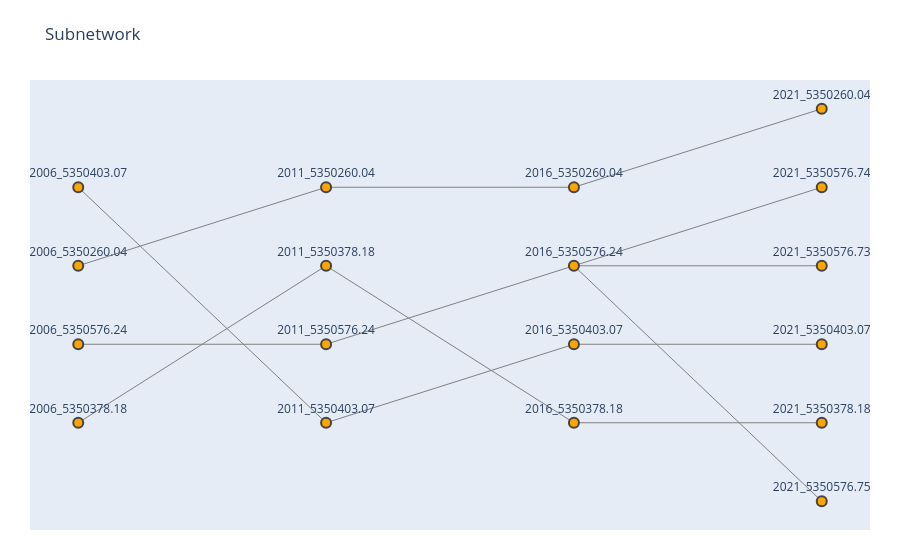

Source (notebook cell):
### Code cell
pc2.plot_subnetwork(network_table, G)

### Figure 1 — Plotly figure (JSON) as saved in the notebook; plotly's stock layout.template omitted (floating-point values rounded to 4 significant figures)
{"data": [{"hoverinfo": "none", "line": {"color": "gray", "width": 1}, "mode": "lines", "type": "scatter", "x": [0.5333, 0.1333, null, 0.1333, -0.2667, null, 0.1333, 0.5333, null, 0.1333, 0.5333, null, 0.5333, 0.1333, null, -0.6667, -0.2667, null, 0.1333, -0.2667, null, 0.1333, -0.2667, null, 0.1333, 0.5333, null, -0.6667, -0.2667, null, -0.2667, -0.6667, null, 0.1333, -0.2667, null, 0.1333, 0.5333, null, -0.6667, -0.2667, null], "y": [-1, 0.2, null, 0.2, -0.2, null, 0.2, 0.2, null, 0.2, 0.6, null, -0.6, -0.6, null, -0.6, 0.2, null, -0.6, 0.2, null, -0.2, -0.6, null, -0.2, -0.2, null, 0.6, -0.6, null, -0.2, -0.2, null, 0.6, 0.6, null, 0.6, 1, null, 0.2, 0.6, null]}, {"hoverinfo": "text", "hovertext": ["ID: 2021_5350576.75    Paths: Path 1022", "ID: 2016_5350576.24    Paths: Path 1020, Path 1021, Path 1022", "ID: 2021_5350378.18    Paths: Path 577", "ID: 2006_5350378.18    Paths: Path 577", "ID: 2016_5350378.18    Paths: Path 577", "ID: 2016_5350403.07    Paths: Path 642", "ID: 2006_5350403.07    Paths: Path 642", "ID: 2011_5350576.24    Paths: Path 1020, Path 1021, Path 1022", "ID: 2016_5350260.04    Paths: Path 321", "ID: 2021_5350403.07    Paths: Path 642", "ID: 2006_5350260.04    Paths: Path 321", "ID: 2011_5350378.18    Paths: Path 577", "ID: 2006_5350576.24    Paths: Path 1020, Path 1021, Path 1022", "ID: 2021_5350576.73    Paths: Path 1020", "ID: 2021_5350576.74    Paths: Path 1021", "ID: 2011_5350403.07    Paths: Path 642", "ID: 2011_5350260.04    Paths: Path 321", "ID: 2021_5350260.04    Paths: Path 321"], "marker": {"color": "orange", "line": {"width": 2}, "showscale": false, "size": 10}, "mode": "markers+text", "text": ["2021_5350576.75", "2016_5350576.24", "2021_5350378.18", "2006_5350378.18", "2016_5350378.18", "2016_5350403.07", "2006_5350403.07", "2011_5350576.24", "2016_5350260.04", "2021_5350403.07", "2006_5350260.04", "2011_5350378.18", "2006_5350576.24", "2021_5350576.73", "2021_5350576.74", "2011_5350403.07", "2011_5350260.04", "2021_5350260.04"], "textposition": "top center", "type": "scatter", "x": [0.5333, 0.1333, 0.5333, -0.6667, 0.1333, 0.1333, -0.6667, -0.2667, 0.1333, 0.5333, -0.6667, -0.2667, -0.6667, 0.5333, 0.5333, -0.2667, -0.2667, 0.5333], "y": [-1, 0.2, -0.6, -0.6, -0.6, -0.2, 0.6, -0.2, 0.6, -0.2, 0.2, 0.2, -0.2, 0.2, 0.6, -0.6, 0.6, 1]}], "layout": {"hovermode": "closest", "margin": {"b": 30, "l": 30, "r": 30, "t": 80}, "showlegend": false, "title": {"text": "Subnetwork"}, "xaxis": {"showgrid": false, "showticklabels": false, "zeroline": false}, "yaxis": {"showgrid": false, "showticklabels": false, "zeroline": false}}}
